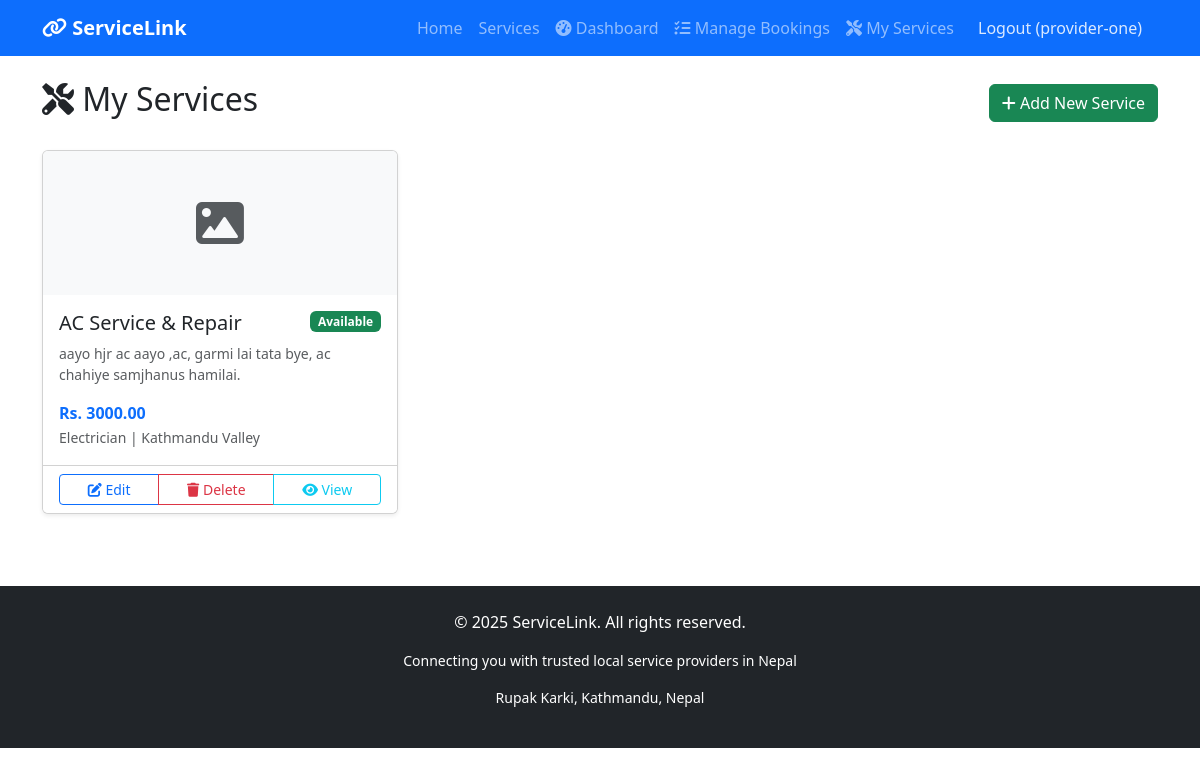
/services/my-services/ (signed in), run on an earlier commit of the app's database.
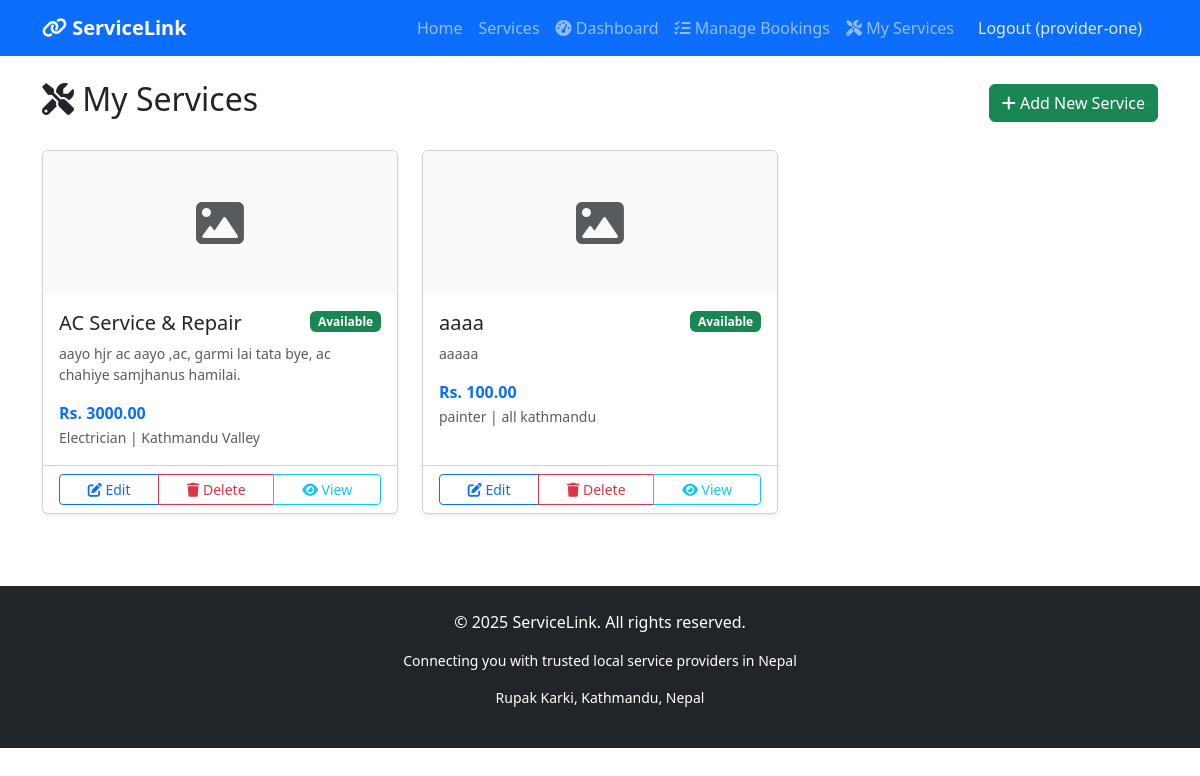
And on a later commit of the database.
### services/models.py (models this page shows, shortened)
class Service(models.Model):
    title = models.CharField(max_length=200)
    description = models.TextField()
    price = models.DecimalField(max_digits=10, decimal_places=2)
    category = models.ForeignKey(Category, on_delete=models.CASCADE)
    provider = models.ForeignKey(User, on_delete=models.CASCADE, related_name='services')
    image = models.ImageField(upload_to='services/', blank=True, null=True)
    location = models.CharField(max_length=200, blank=True)
    is_available = models.BooleanField(default=True)
    created_at = models.DateTimeField(auto_now_add=True)

class Category(models.Model):
    name = models.CharField(max_length=100)
    slug = models.SlugField(unique=True)
    icon = models.CharField(max_length=50, blank=True, help_text="FontAwesome icon class")
    class Meta:
        verbose_name = "Category"
        verbose_name_plural = "Categories"

### services/views.py (the view)
# urls.py: path('my-services/', views.provider_services, name='provider_services'),
@login_required
def provider_services(request):
    if request.user.profile.user_type != 'provider':
        messages.error(request, 'Access denied. Provider area only.')
        return redirect('dashboard')
    services = Service.objects.filter(provider=request.user)
    return render(request, 'services/provider_services.html', {'services': services})

### services/templates/services/provider_services.html (shortened to what this page needs)
{% extends 'base.html' %}
{% block content %}
<div class="container mt-4">
    <div class="d-flex justify-content-between align-items-center mb-4">
        <h2><i class="fas fa-tools"></i> My Services</h2>
        <a href="{% url 'add_service' %}" class="btn btn-success">
            <i class="fas fa-plus"></i> Add New Service
        </a>
    </div>
    {% if services %}
        <div class="row">
            {% for service in services %}
            <div class="col-md-4 mb-4">
                <div class="card h-100 shadow-sm">
                    {% if service.image %}
                    <img src="{{ service.image.url }}" class="card-img-top" alt="{{ service.title }}" style="height: 180px; object-fit: cover;">
                    {% else %}
                    <div class="card-img-top bg-light text-center py-5">
                        <i class="fas fa-image fa-3x text-muted"></i>
                    </div>
                    {% endif %}
                    <div class="card-body">
                        <div class="d-flex justify-content-between align-items-start">
                            <h5 class="card-title">{{ service.title }}</h5>
                            <span class="badge {% if service.is_available %}bg-success{% else %}bg-danger{% endif %}">
                                {{ service.is_available|yesno:"Available,Unavailable" }}
                            </span>
                        </div>
                        <p class="card-text text-muted small">{{ service.description|truncatewords:15 }}</p>
                        <p class="text-primary fw-bold mb-0">Rs. {{ service.price }}</p>
                        <small class="text-muted">{{ service.category.name }} | {{ service.location|default:"Online" }}</small>
                    </div>
                    <div class="card-footer bg-white">
                        <div class="btn-group w-100">
                            <a href="{% url 'edit_service' service.id %}" class="btn btn-sm btn-outline-primary">
                                <i class="fas fa-edit"></i> Edit
                            </a>
                            <a href="{% url 'delete_service' service.id %}" class="btn btn-sm btn-outline-danger">
                                <i class="fas fa-trash"></i> Delete
                            </a>
                            <a href="{% url 'service_detail' service.id %}" class="btn btn-sm btn-outline-info">
                                <i class="fas fa-eye"></i> View
                            </a>
                        </div>
                    </div>
                </div>
            </div>
            {% endfor %}
        </div>
    {% endif %}
</div>
{% endblock %}

What changed in the data, as far as the page shows it:
added Service: title "aaaa", is_available "Available", description "aaaaa", price "100.00", category.name "painter", location "all kathmandu"
